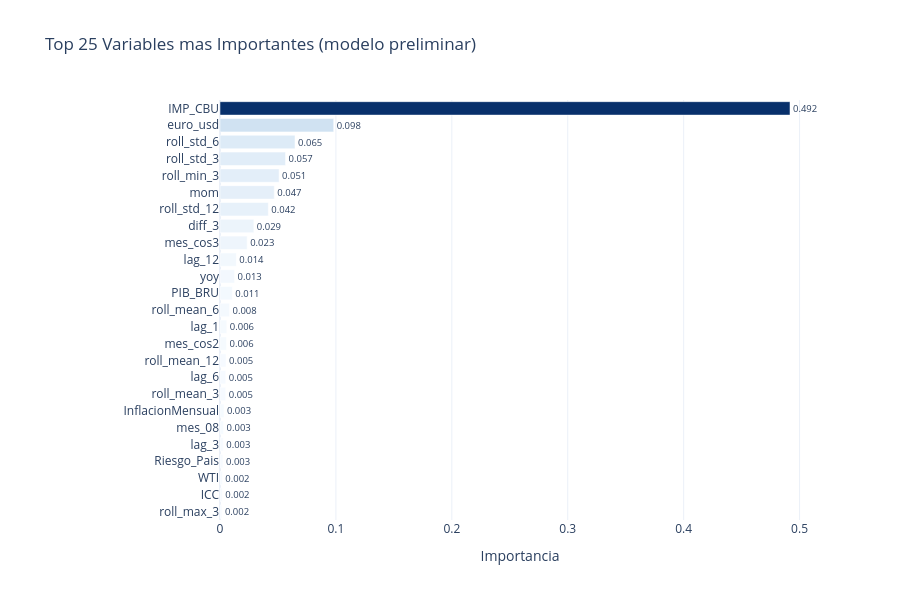

This figure's notebook cell:
### Code cell
# ── 5.5 Seleccion de variables + TimeSeriesSplit CV + Entrenamiento + SHAP ──

from sklearn.model_selection import TimeSeriesSplit
try:
    import shap
    USE_SHAP = True
except ImportError:
    USE_SHAP = False
    print("WARNING: shap no instalado. Ejecutar: pip install shap")

# ── Paso 1: Modelo preliminar para seleccion de features ──────────────────
if USE_XGB:
    _prelim = xgb.XGBRegressor(
        n_estimators=200, max_depth=4, learning_rate=0.05,
        random_state=RANDOM_STATE, eval_metric='rmse')
else:
    _prelim = GradientBoostingRegressor(
        n_estimators=200, max_depth=4, learning_rate=0.05, random_state=RANDOM_STATE)
_prelim.fit(X_train, y_train)

importancias     = pd.Series(_prelim.feature_importances_, index=feature_cols).sort_values(ascending=False)
importancias_cum = (importancias / importancias.sum()).cumsum()

UMBRAL = 0.95
features_sel = importancias_cum[importancias_cum <= UMBRAL].index.tolist()
if len(features_sel) < 10:
    features_sel = importancias.head(10).index.tolist()

print(f"Features seleccionados: {len(features_sel)} de {len(feature_cols)} (umbral={UMBRAL:.0%})")

# Grafico de importancias
TOP_N = min(25, len(importancias))
fig_imp = go.Figure(go.Bar(
    x=importancias.head(TOP_N).values[::-1],
    y=importancias.head(TOP_N).index[::-1],
    orientation='h',
    marker=dict(color=importancias.head(TOP_N).values[::-1], colorscale='Blues', showscale=False),
    text=[f"{v:.3f}" for v in importancias.head(TOP_N).values[::-1]],
    textposition='outside'
))
fig_imp.update_layout(
    title=f'Top {TOP_N} Variables mas Importantes (modelo preliminar)',
    xaxis_title='Importancia', template='plotly_white',
    height=max(400, TOP_N * 24), margin=dict(l=220)
)
fig_imp.show()

# ── Paso 2: TimeSeriesSplit Cross-Validation ───────────────────────────────
# Cada fold entrena en el pasado y valida en el futuro inmediato
X_sel   = X[features_sel]
test_sz = max(3, len(X_sel) // (5 + 2))
tscv    = TimeSeriesSplit(n_splits=5, test_size=test_sz)
cv_rows = []

print(f"\nEjecutando TimeSeriesSplit CV (5 folds, test_size={test_sz} meses c/u, n={len(X_sel)} meses totales)...")
for fold, (tr_idx, val_idx) in enumerate(tscv.split(X_sel)):
    X_tr_cv  = X_sel.iloc[tr_idx]
    X_val_cv = X_sel.iloc[val_idx]
    y_tr_cv  = y.iloc[tr_idx]
    y_val_cv = y.iloc[val_idx]

    f_ini_tr  = df_feat['Fecha'].iloc[tr_idx[0]].strftime('%Y-%m')
    f_fin_tr  = df_feat['Fecha'].iloc[tr_idx[-1]].strftime('%Y-%m')
    f_ini_val = df_feat['Fecha'].iloc[val_idx[0]].strftime('%Y-%m')
    f_fin_val = df_feat['Fecha'].iloc[val_idx[-1]].strftime('%Y-%m')

    # XGBoost CV
    if USE_XGB:
        m_xgb_cv = xgb.XGBRegressor(
            n_estimators=300, learning_rate=0.05, max_depth=4,
            subsample=0.8, colsample_bytree=0.8, random_state=RANDOM_STATE,
            early_stopping_rounds=20, eval_metric='rmse')
        m_xgb_cv.fit(X_tr_cv, y_tr_cv, eval_set=[(X_val_cv, y_val_cv)], verbose=False)
    else:
        m_xgb_cv = GradientBoostingRegressor(
            n_estimators=200, max_depth=4, random_state=RANDOM_STATE)
        m_xgb_cv.fit(X_tr_cv, y_tr_cv)
    yh_xgb = m_xgb_cv.predict(X_val_cv)

    # RF CV
    m_rf_cv = RandomForestRegressor(
        n_estimators=200, max_depth=6, random_state=RANDOM_STATE, n_jobs=-1)
    m_rf_cv.fit(X_tr_cv, y_tr_cv)
    yh_rf = m_rf_cv.predict(X_val_cv)

    for modelo, yh in [('XGBoost', yh_xgb), ('RandomForest', yh_rf)]:
        cv_rows.append({
            'Fold':       fold + 1,
            'Modelo':     modelo,
            'Train':      f'{f_ini_tr} -> {f_fin_tr} ({len(tr_idx)}m)',
            'Validacion': f'{f_ini_val} -> {f_fin_val} ({len(val_idx)}m)',
            'MAE':  round(mean_absolute_error(y_val_cv, yh)),
            'RMSE': round(float(np.sqrt(mean_squared_error(y_val_cv, yh)))),
            'MAPE': round(mean_absolute_percentage_error(y_val_cv, yh) * 100, 2)
        })

df_cv = pd.DataFrame(cv_rows)
display(df_cv)

# Grafico TimeSeriesSplit CV por fold
fig_cv = make_subplots(rows=1, cols=3, subplot_titles=['MAE', 'RMSE', 'MAPE (%)'])
COL_CV = {'XGBoost': '#2196F3', 'RandomForest': '#4CAF50'}
for ci, met in enumerate(['MAE', 'RMSE', 'MAPE'], start=1):
    for mod in ['XGBoost', 'RandomForest']:
        dm = df_cv[df_cv['Modelo'] == mod]
        fig_cv.add_trace(go.Scatter(
            x=dm['Fold'], y=dm[met], name=mod,
            mode='lines+markers',
            line=dict(color=COL_CV[mod], width=2.5),
            marker=dict(size=9),
            showlegend=(ci == 1)
        ), row=1, col=ci)
    media = df_cv[df_cv['Modelo'] == 'XGBoost'][met].mean()
    fig_cv.add_hline(y=media, line_dash='dot', line_color='gray',
                     row=1, col=ci,
                     annotation_text=f'Media XGB: {media:,.1f}',
                     annotation_position='bottom right')

fig_cv.update_xaxes(tickvals=[1,2,3,4,5], title_text='Fold')
fig_cv.update_layout(
    title='TimeSeriesSplit CV — Metricas por Fold (entrena en pasado, valida en futuro)',
    template='plotly_white', height=430,
    legend=dict(orientation='h', y=-0.18)
)
fig_cv.show()

# Resumen CV
print("\nResumen CV (media +/- std):")
resumen_cv = df_cv.groupby('Modelo')[['MAE','RMSE','MAPE']].agg(['mean','std']).round(2)
display(resumen_cv)

# ── Paso 3: Modelos finales en holdout (ultimos MESES_TEST meses) ──────────
X_train_sel = X_train[features_sel]
X_test_sel  = X_test[features_sel]

if USE_XGB:
    xgb_model = xgb.XGBRegressor(
        n_estimators=500, learning_rate=0.03, max_depth=4,
        subsample=0.8, colsample_bytree=0.8, min_child_weight=3,
        random_state=RANDOM_STATE, early_stopping_rounds=40, eval_metric='rmse')
    xgb_model.fit(X_train_sel, y_train, eval_set=[(X_test_sel, y_test)], verbose=False)
else:
    xgb_model = GradientBoostingRegressor(
        n_estimators=300, learning_rate=0.05, max_depth=4, random_state=RANDOM_STATE)
    xgb_model.fit(X_train_sel, y_train)

y_pred_xgb = xgb_model.predict(X_test_sel)

rf_model = RandomForestRegressor(
    n_estimators=300, max_depth=6, random_state=RANDOM_STATE, n_jobs=-1)
rf_model.fit(X_train_sel, y_train)
y_pred_rf = rf_model.predict(X_test_sel)

# Metricas holdout
COLORES = {'XGBoost + Macro LSTM': '#2196F3',
           'RandomForest + Macro LSTM': '#4CAF50',
           'LSTM lag-only': '#FF5722'}

def metricas(y_real, y_pred, nombre):
    return {'Modelo': nombre,
            'MAE':  round(mean_absolute_error(y_real, y_pred)),
            'RMSE': round(float(np.sqrt(mean_squared_error(y_real, y_pred)))),
            'MAPE': round(mean_absolute_percentage_error(y_real, y_pred) * 100, 2)}

filas = [metricas(y_test, y_pred_xgb, 'XGBoost + Macro LSTM'),
         metricas(y_test, y_pred_rf,  'RandomForest + Macro LSTM')]
if resultados_lstm:
    filas.append({'Modelo': 'LSTM lag-only',
                  'MAE':  round(resultados_lstm['mae']),
                  'RMSE': round(resultados_lstm['rmse']),
                  'MAPE': round(resultados_lstm['mape'], 2)})

df_metricas = pd.DataFrame(filas).set_index('Modelo')
print("\nMetricas en holdout (ultimos 12 meses):")
display(df_metricas)

# Grafico comparativo metricas holdout
fig_met = make_subplots(rows=1, cols=3,
                        subplot_titles=['MAE (unidades)','RMSE (unidades)','MAPE (%)'])
for ci, met in enumerate(['MAE','RMSE','MAPE'], start=1):
    for mod in df_metricas.index:
        val = df_metricas.loc[mod, met]
        fig_met.add_trace(go.Bar(
            name=mod, x=[mod], y=[val],
            marker_color=COLORES.get(mod, 'gray'),
            showlegend=(ci == 1),
            text=[f"{val:,.1f}"], textposition='outside'
        ), row=1, col=ci)
fig_met.update_layout(
    title='Comparacion de Modelos — Holdout (12 meses)',
    barmode='group', height=450, template='plotly_white',
    legend=dict(orientation='h', y=-0.18))
fig_met.show()

# Grafico backtest en holdout
fig_bt = go.Figure()
fig_bt.add_trace(go.Scatter(
    x=df_modelo['Fecha'].tolist(), y=df_modelo['Ventas'].tolist(),
    name='Real', line=dict(color='#37474F', width=2.5)))
for nom, preds, col, dash in [
    ('XGBoost',      y_pred_xgb, '#2196F3', 'dash'),
    ('RandomForest', y_pred_rf,  '#4CAF50', 'dot')]:
    fig_bt.add_trace(go.Scatter(
        x=fechas_test_tree.tolist(), y=preds.tolist(), name=nom,
        line=dict(color=col, width=2, dash=dash),
        mode='lines+markers', marker=dict(size=6)))
if resultados_lstm:
    fig_bt.add_trace(go.Scatter(
        x=[pd.Timestamp(f) for f in resultados_lstm['fechas_test']],
        y=resultados_lstm['y_pred_test'].tolist(),
        name='LSTM lag-only',
        line=dict(color='#FF5722', width=2, dash='dashdot'),
        mode='lines+markers', marker=dict(size=6)))
fig_bt.add_vline(
    x=pd.Timestamp(df_feat['Fecha'].iloc[corte_feat]).value / 1e6,
    line_dash='dot', line_color='#607D8B',
    annotation_text='Inicio holdout test', annotation_position='top right')
fig_bt.update_layout(
    title='Backtest — Real vs Predicho en holdout',
    xaxis=dict(title='Fecha', tickformat='%b %Y'),
    yaxis=dict(title='Unidades'),
    template='plotly_white', height=480,
    legend=dict(orientation='h', y=-0.18),
    hovermode='x unified')
fig_bt.show()

# ── Paso 4: SHAP Values ────────────────────────────────────────────────────
df_shap = None
shap_vals_xgb = None
shap_vals_rf  = None

if USE_SHAP:
    print("\nCalculando SHAP values...")

    explainer_xgb = shap.TreeExplainer(xgb_model)
    shap_vals_xgb = explainer_xgb.shap_values(X_test_sel)

    explainer_rf  = shap.TreeExplainer(rf_model)
    shap_vals_rf  = explainer_rf.shap_values(X_test_sel)

    # DataFrame SHAP medio absoluto
    df_shap = pd.DataFrame({
        'Feature':           features_sel,
        'SHAP_XGBoost':      np.abs(shap_vals_xgb).mean(axis=0),
        'SHAP_RandomForest': np.abs(shap_vals_rf).mean(axis=0),
    }).sort_values('SHAP_XGBoost', ascending=False).reset_index(drop=True)

    print("Top 10 variables por impacto SHAP:")
    display(df_shap.head(10))

    # Plotly SHAP bar chart (top 20, ambos modelos)
    TOP_SH = min(20, len(df_shap))
    df_sh_top = df_shap.head(TOP_SH).iloc[::-1]

    fig_shap_bar = go.Figure()
    fig_shap_bar.add_trace(go.Bar(
        y=df_sh_top['Feature'], x=df_sh_top['SHAP_XGBoost'],
        name='XGBoost', orientation='h',
        marker_color='#2196F3', opacity=0.85,
        text=[f"{v:.2f}" for v in df_sh_top['SHAP_XGBoost']],
        textposition='outside'))
    fig_shap_bar.add_trace(go.Bar(
        y=df_sh_top['Feature'], x=df_sh_top['SHAP_RandomForest'],
        name='RandomForest', orientation='h',
        marker_color='#4CAF50', opacity=0.85,
        text=[f"{v:.2f}" for v in df_sh_top['SHAP_RandomForest']],
        textposition='outside'))
    fig_shap_bar.update_layout(
        title=f'SHAP — Impacto medio por variable (Top {TOP_SH})',
        xaxis_title='Mean |SHAP value| (unidades de ventas)',
        barmode='group', template='plotly_white',
        height=max(420, TOP_SH * 30),
        legend=dict(orientation='h', y=-0.12),
        margin=dict(l=200))
    fig_shap_bar.show()

    # Beeswarm SHAP (matplotlib — distribucion completa de impactos)
    import matplotlib.pyplot as plt
    print("\nSHAP Beeswarm — XGBoost:")
    shap.summary_plot(shap_vals_xgb, X_test_sel,
                      max_display=20, show=False, plot_size=(10, 7))
    plt.title('SHAP Beeswarm — XGBoost', fontsize=13)
    plt.tight_layout()
    plt.show()

    print("\nSHAP Beeswarm — RandomForest:")
    shap.summary_plot(shap_vals_rf, X_test_sel,
                      max_display=20, show=False, plot_size=(10, 7))
    plt.title('SHAP Beeswarm — RandomForest', fontsize=13)
    plt.tight_layout()
    plt.show()
else:
    print("SHAP omitido (libreria no disponible)")

### Figure 1 — Plotly figure (JSON) as saved in the notebook; plotly's stock layout.template omitted (floating-point values rounded to 4 significant figures)
{"data": [{"marker": {"color": [0.001619, 0.002011, 0.00202, 0.002554, 0.0028, 0.003053, 0.003369, 0.004918, 0.004929, 0.005183, 0.005599, 0.005832, 0.008187, 0.01059, 0.01257, 0.01408, 0.0234, 0.02918, 0.04167, 0.04681, 0.05098, 0.05653, 0.06471, 0.09806, 0.4917], "colorscale": [[0, "rgb(247,251,255)"], [0.125, "rgb(222,235,247)"], [0.25, "rgb(198,219,239)"], [0.375, "rgb(158,202,225)"], [0.5, "rgb(107,174,214)"], [0.625, "rgb(66,146,198)"], [0.75, "rgb(33,113,181)"], [0.875, "rgb(8,81,156)"], [1, "rgb(8,48,107)"]], "showscale": false}, "orientation": "h", "text": ["0.002", "0.002", "0.002", "0.003", "0.003", "0.003", "0.003", "0.005", "0.005", "0.005", "0.006", "0.006", "0.008", "0.011", "0.013", "0.014", "0.023", "0.029", "0.042", "0.047", "0.051", "0.057", "0.065", "0.098", "0.492"], "textposition": "outside", "type": "bar", "x": [0.001619, 0.002011, 0.00202, 0.002554, 0.0028, 0.003053, 0.003369, 0.004918, 0.004929, 0.005183, 0.005599, 0.005832, 0.008187, 0.01059, 0.01257, 0.01408, 0.0234, 0.02918, 0.04167, 0.04681, 0.05098, 0.05653, 0.06471, 0.09806, 0.4917], "y": ["roll_max_3", "ICC", "WTI", "Riesgo_Pais", "lag_3", "mes_08", "InflacionMensual", "roll_mean_3", "lag_6", "roll_mean_12", "mes_cos2", "lag_1", "roll_mean_6", "PIB_BRU", "yoy", "lag_12", "mes_cos3", "diff_3", "roll_std_12", "mom", "roll_min_3", "roll_std_3", "roll_std_6", "euro_usd", "IMP_CBU"]}], "layout": {"height": 600, "margin": {"l": 220}, "title": {"text": "Top 25 Variables mas Importantes (modelo preliminar)"}, "xaxis": {"title": {"text": "Importancia"}}}}
